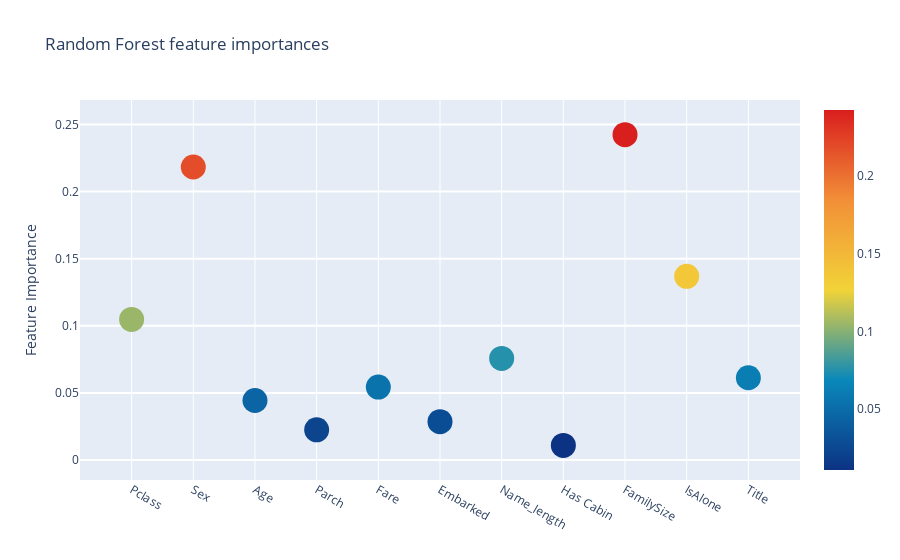
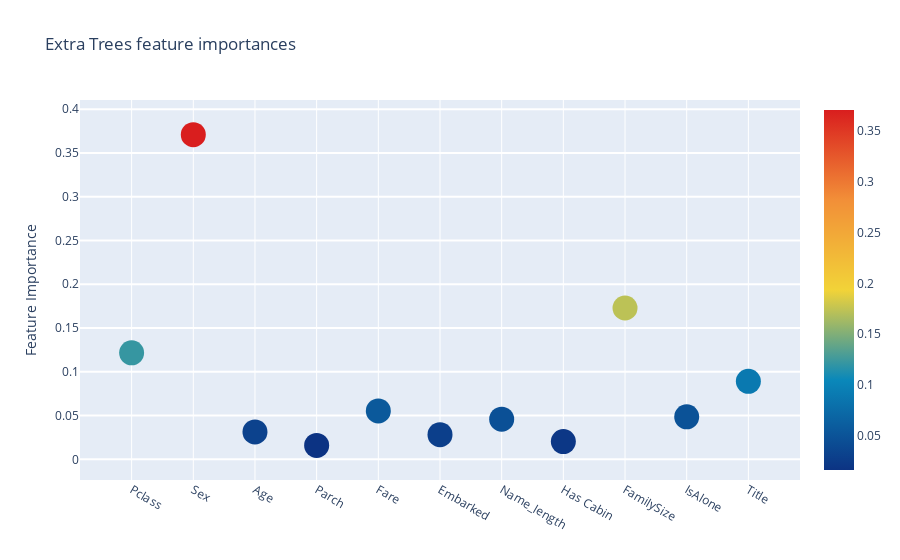
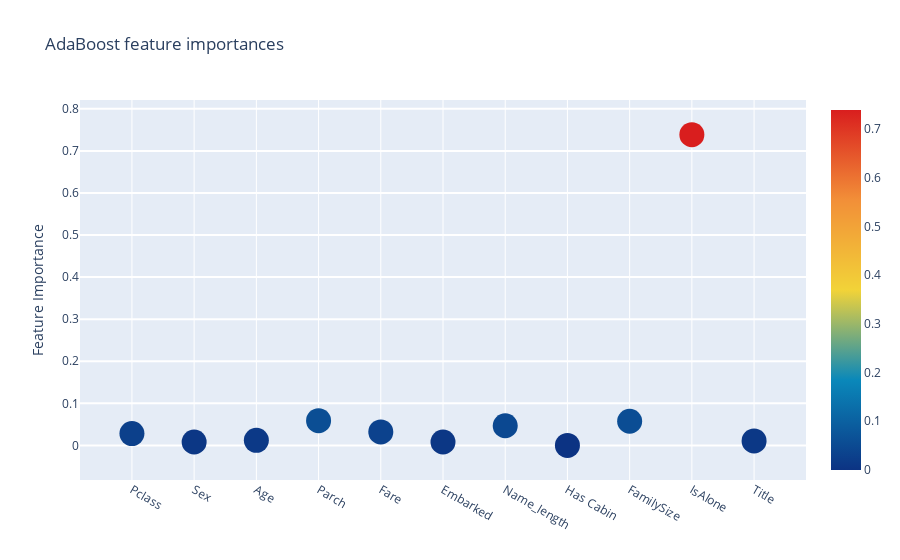
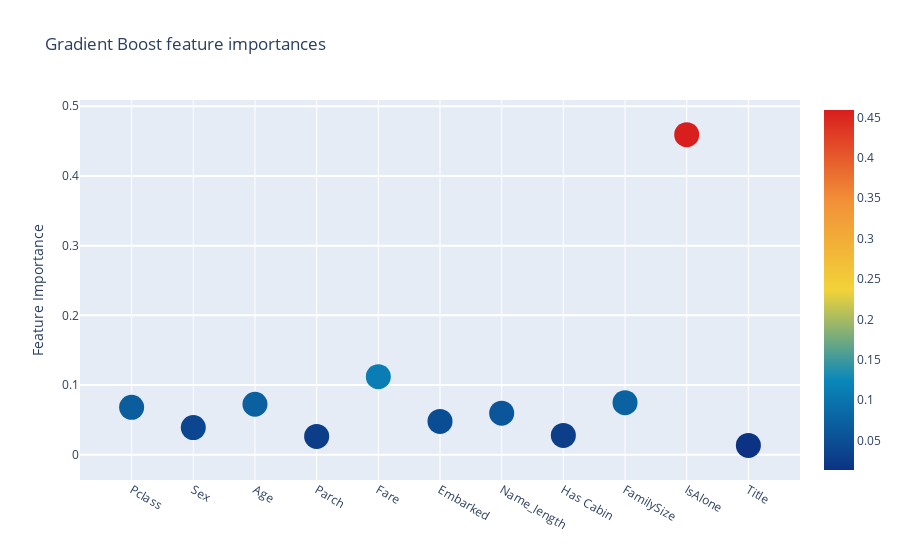

These figures' notebook cell, in order:
### Markdown cell above
### Interactive feature importances via Plotly scatterplots

### Code cell
feature_dataframe.set_index('features', inplace=True)

for feature_importances in feature_dataframe.columns:

    # Scatter plot 
    trace = go.Scatter(
        y = feature_dataframe[feature_importances].values,
        x = feature_dataframe.index.values,
        mode='markers',
        marker=dict(
            sizemode = 'diameter',
            sizeref = 1,
            size = 25,
    #       size= feature_dataframe['AdaBoost feature importances'].values,
            #color = np.random.randn(500), #set color equal to a variable
            color = feature_dataframe[feature_importances].values,
            colorscale='Portland',
            showscale=True
        ),
        text = feature_dataframe.index.values
    )
    data = [trace]

    layout= go.Layout(
        autosize= True,
        title= feature_importances,
        hovermode= 'closest',
    #     xaxis= dict(
    #         title= 'Pop',
    #         ticklen= 5,
    #         zeroline= False,
    #         gridwidth= 2,
    #     ),
        yaxis=dict(
            title= 'Feature Importance',
            ticklen= 5,
            gridwidth= 2
        ),
        showlegend= False
    )
    fig = go.Figure(data=data, layout=layout)
    py.iplot(fig,filename='scatter2010')
    
feature_dataframe.reset_index(inplace=True)

### Figure 1 — Plotly figure (JSON) as saved in the notebook; plotly's stock layout.template omitted (floating-point values rounded to 4 significant figures)
{"data": [{"marker": {"color": [0.1047, 0.2184, 0.04433, 0.02249, 0.05433, 0.02854, 0.0757, 0.01088, 0.2425, 0.1369, 0.06128], "colorscale": [[0, "rgb(12,51,131)"], [0.25, "rgb(10,136,186)"], [0.5, "rgb(242,211,56)"], [0.75, "rgb(242,143,56)"], [1, "rgb(217,30,30)"]], "showscale": true, "size": 25, "sizemode": "diameter", "sizeref": 1}, "mode": "markers", "text": ["Pclass", "Sex", "Age", "Parch", "Fare", "Embarked", "Name_length", "Has Cabin", "FamilySize", "IsAlone", "Title"], "type": "scatter", "x": ["Pclass", "Sex", "Age", "Parch", "Fare", "Embarked", "Name_length", "Has Cabin", "FamilySize", "IsAlone", "Title"], "y": [0.1047, 0.2184, 0.04433, 0.02249, 0.05433, 0.02854, 0.0757, 0.01088, 0.2425, 0.1369, 0.06128]}], "layout": {"autosize": true, "hovermode": "closest", "showlegend": false, "title": {"text": "Random Forest feature importances"}, "yaxis": {"gridwidth": 2, "ticklen": 5, "title": {"text": "Feature Importance"}}}}

### Figure 2 — Plotly figure (JSON) as saved in the notebook; plotly's stock layout.template omitted (floating-point values rounded to 4 significant figures)
{"data": [{"marker": {"color": [0.1217, 0.371, 0.0313, 0.01592, 0.05526, 0.02816, 0.0459, 0.0203, 0.1729, 0.04854, 0.0891], "colorscale": [[0, "rgb(12,51,131)"], [0.25, "rgb(10,136,186)"], [0.5, "rgb(242,211,56)"], [0.75, "rgb(242,143,56)"], [1, "rgb(217,30,30)"]], "showscale": true, "size": 25, "sizemode": "diameter", "sizeref": 1}, "mode": "markers", "text": ["Pclass", "Sex", "Age", "Parch", "Fare", "Embarked", "Name_length", "Has Cabin", "FamilySize", "IsAlone", "Title"], "type": "scatter", "x": ["Pclass", "Sex", "Age", "Parch", "Fare", "Embarked", "Name_length", "Has Cabin", "FamilySize", "IsAlone", "Title"], "y": [0.1217, 0.371, 0.0313, 0.01592, 0.05526, 0.02816, 0.0459, 0.0203, 0.1729, 0.04854, 0.0891]}], "layout": {"autosize": true, "hovermode": "closest", "showlegend": false, "title": {"text": "Extra Trees feature importances"}, "yaxis": {"gridwidth": 2, "ticklen": 5, "title": {"text": "Feature Importance"}}}}

### Figure 3 — Plotly figure (JSON) as saved in the notebook; plotly's stock layout.template omitted (floating-point values rounded to 4 significant figures)
{"data": [{"marker": {"color": [0.028, 0.008, 0.012, 0.05867, 0.032, 0.008, 0.04667, 0, 0.05733, 0.7387, 0.01067], "colorscale": [[0, "rgb(12,51,131)"], [0.25, "rgb(10,136,186)"], [0.5, "rgb(242,211,56)"], [0.75, "rgb(242,143,56)"], [1, "rgb(217,30,30)"]], "showscale": true, "size": 25, "sizemode": "diameter", "sizeref": 1}, "mode": "markers", "text": ["Pclass", "Sex", "Age", "Parch", "Fare", "Embarked", "Name_length", "Has Cabin", "FamilySize", "IsAlone", "Title"], "type": "scatter", "x": ["Pclass", "Sex", "Age", "Parch", "Fare", "Embarked", "Name_length", "Has Cabin", "FamilySize", "IsAlone", "Title"], "y": [0.028, 0.008, 0.012, 0.05867, 0.032, 0.008, 0.04667, 0, 0.05733, 0.7387, 0.01067]}], "layout": {"autosize": true, "hovermode": "closest", "showlegend": false, "title": {"text": "AdaBoost feature importances"}, "yaxis": {"gridwidth": 2, "ticklen": 5, "title": {"text": "Feature Importance"}}}}

### Figure 4 — Plotly figure (JSON) as saved in the notebook; plotly's stock layout.template omitted (floating-point values rounded to 4 significant figures)
{"data": [{"marker": {"color": [0.06796, 0.03889, 0.07238, 0.02629, 0.1119, 0.04779, 0.05966, 0.02775, 0.07463, 0.4593, 0.0134], "colorscale": [[0, "rgb(12,51,131)"], [0.25, "rgb(10,136,186)"], [0.5, "rgb(242,211,56)"], [0.75, "rgb(242,143,56)"], [1, "rgb(217,30,30)"]], "showscale": true, "size": 25, "sizemode": "diameter", "sizeref": 1}, "mode": "markers", "text": ["Pclass", "Sex", "Age", "Parch", "Fare", "Embarked", "Name_length", "Has Cabin", "FamilySize", "IsAlone", "Title"], "type": "scatter", "x": ["Pclass", "Sex", "Age", "Parch", "Fare", "Embarked", "Name_length", "Has Cabin", "FamilySize", "IsAlone", "Title"], "y": [0.06796, 0.03889, 0.07238, 0.02629, 0.1119, 0.04779, 0.05966, 0.02775, 0.07463, 0.4593, 0.0134]}], "layout": {"autosize": true, "hovermode": "closest", "showlegend": false, "title": {"text": "Gradient Boost feature importances"}, "yaxis": {"gridwidth": 2, "ticklen": 5, "title": {"text": "Feature Importance"}}}}
